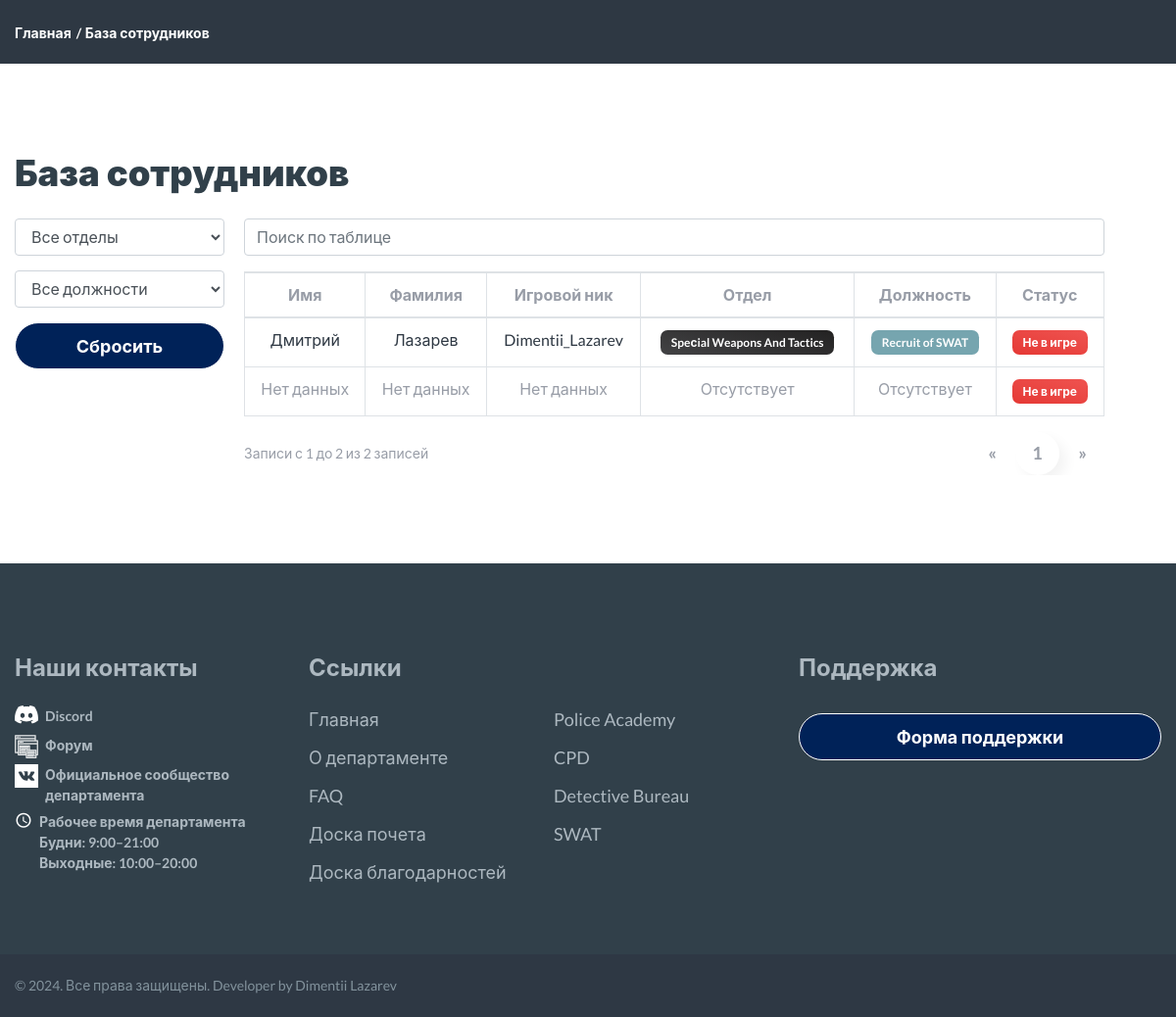
/profiles/profiles_list/, run on the app's committed database.
### profiles/models.py (models this page shows, shortened)
class Profile(models.Model):
    id = models.AutoField(primary_key=True)
    user = models.OneToOneField(User, verbose_name="Пользователь", on_delete=models.CASCADE)
    name = models.CharField(max_length=25, verbose_name="Имя", blank=True)
    surnames = models.CharField(max_length=25, verbose_name="Фамилия", blank=True)
    email = models.EmailField(max_length=40, verbose_name="Электронная почта", blank=True)
    photo = models.ImageField(upload_to='users/%Y/%m/%d', blank=True, verbose_name="Фото",
                              default='../static/images/incognito.png')
    slug = models.SlugField("URL", max_length=50, blank=True)
    last_activity = models.DateTimeField(verbose_name="Последняя активность", default=timezone.now)
    bio = models.TextField(verbose_name="Биография", blank=True)
    department = models.ForeignKey(Department, verbose_name="Отдел", on_delete=models.CASCADE, blank=True, null=True)
    role = models.ForeignKey(Role, verbose_name="Должность", on_delete=models.CASCADE, blank=True, null=True)
    nick_name = models.CharField(max_length=50, verbose_name="Игровой ник", blank=True)
    profile_confirmed = models.BooleanField(default=False, verbose_name="Подтверждение профиля")
    role_confirmed = models.BooleanField(default=False, verbose_name="Подтверждение должности")
    likes = models.PositiveIntegerField(default=0, verbose_name="Лайки")
    dislikes = models.PositiveIntegerField(default=0, verbose_name="Дизлайки")
    @property
    def is_online(self):
        now = timezone.now()
        return now - self.last_activity < timezone.timedelta(minutes=2)
    def get_absolute_url(self):
        return reverse('profile_detail', kwargs={'slug': self.slug})
    class Meta:
        verbose_name = 'Профиль'
        verbose_name_plural = 'Профили'

### departments/models.py (models this page shows, shortened)
class Department(models.Model):
    name = models.CharField(max_length=100, unique=True, verbose_name="Отдел")
    description = models.TextField(blank=True, verbose_name="Описание")
    class Meta:
        verbose_name = 'Отдел'
        verbose_name_plural = 'Отделы'

class Role(models.Model):
    department = models.ForeignKey(Department, on_delete=models.CASCADE, verbose_name="Отдел")
    name = models.CharField(max_length=100, unique=True, verbose_name="Должность")
    class Meta:
        constraints = [
            models.UniqueConstraint(fields=['department', 'name'], name='unique_role_per_department')
        ]
        verbose_name = 'Должность'
        verbose_name_plural = 'Должности'

### profiles/views.py (the view)
# urls.py: path('profiles_list/', profile_list, name='profile_list'),
def profile_list(request):
    profiles = Profile.objects.order_by('id').all()
    query = request.GET.get('q')
    if query:
        profiles = profiles.filter(
            Q(name__icontains=query) | Q(nick_name__icontains=query)
        )
    paginator = Paginator(profiles, 15)
    page = request.GET.get('page')
    try:
        profiles_page = paginator.page(page)
    except PageNotAnInteger:
        profiles_page = paginator.page(1)
    except EmptyPage:
        profiles_page = paginator.page(paginator.num_pages)
    total_profiles = profiles.count()
    start_record = (profiles_page.number - 1) * paginator.per_page + 1
    end_record = start_record + profiles_page.paginator.per_page - 1
    if end_record > total_profiles:
        end_record = total_profiles
    departments = Department.objects.all()
    roles = Role.objects.all()
    return render(request, 'profiles/profile_list.html', {
        'profiles': profiles_page,
        'departments': departments,
        'roles': roles,
        'total_profiles': total_profiles,
        'start_record': start_record,
        'end_record': end_record,
    })

### templates/profiles/profile_list.html (shortened to what this page needs)
{% load static %}
{% include 'base.html' %}
<!DOCTYPE html>
<html class="wide wow-animation" lang="en">
<link rel="stylesheet" href="https://cdnjs.cloudflare.com/ajax/libs/font-awesome/5.15.4/css/all.min.css">
<head>
</head>
<body>
<div class="page">
    <section class="breadcrumbs-custom bg-image novi-background bg-primary">
        <div class="container">
            <ul class="breadcrumbs-custom-path">
                <li><a href="{% url 'departments:home' %}">Главная</a></li>
                <li class="active">База сотрудников</li>
            </ul>
        </div>
    </section>
    <section class="section section-md">
        <div class="container">
            <h2>База сотрудников</h2>
            <br>
            <div class="clearfix">
                <div class="filter-sidebar">
                    <div class="form-group">
                        <select class="form-control" id="department-filter">
                            <option value="">Все отделы</option>
                        </select>
                    </div>
                    <div class="form-group">
                        <select class="form-control" id="role-filter">
                            <option value="">Все должности</option>
                        </select>
                    </div>
                    <div class="form-group">
                        <button id="reset-filters" class="button button-size-1 button-block button-primary">Сбросить
                        </button>
                    </div>
                </div>
                <div class="profile-table">
                    <div class="form-group">
                        <input type="text" class="form-control" id="search" placeholder="Поиск по таблице">
                    </div>
                    <hr/>
                    <div class="table-responsive">
                        <table class="table table-bordered table-hover" id="my-search-table">
                            <thead class="thead-fixed">
                            <tr>
                                <th class="text-center">Имя</th>
                                <th class="text-center">Фамилия</th>
                                <th class="text-center">Игровой ник</th>
                                <th class="text-center">Отдел</th>
                                <th class="text-center">Должность</th>
                                <th class="text-center">Статус</th>
                            </tr>
                            </thead>
                            <tbody id="profile-table">
                            {% for profile in profiles %}
                                <tr data-department="{{ profile.department.id }}" data-role="{{ profile.role.id }}">
                                    <td class="text-center">
                                        {% if profile.name %}
                                            <a href="{{ profile.get_absolute_url }}">{{ profile.name }}</a>
                                        {% else %}
                                            Нет данных
                                        {% endif %}
                                    </td>
                                    <td class="text-center">
                                        {% if profile.surnames %}
                                            <a href="{{ profile.get_absolute_url }}">{{ profile.surnames }}</a>
                                        {% else %}
                                            Нет данных
                                        {% endif %}
                                    </td>
                                    <td class="text-center">
                                        {% if profile.nick_name %}
                                            <a href="{{ profile.get_absolute_url }}">{{ profile.nick_name }}</a>
                                        {% else %}
                                            Нет данных
                                        {% endif %}
                                    </td>
                                    <td class="text-center">
                                        {% if profile.department %}
                                            {% if profile.department.name == "Detective Bureau" %}
                                                <span class="badge bg-gradient-db">{{ profile.department.name }}</span>
                                            {% elif profile.department.name == "Police Academy" %}
                                                <span class="badge bg-gradient-pa">{{ profile.department.name }}</span>
                                            {% elif profile.department.name == "Speсial Weapons And Tactics" %}
                                                <span class="badge bg-gradient-swat">{{ profile.department.name }}</span>
                                            {% elif profile.department.name == "Central Patrol Division" %}
                                                <span class="badge bg-gradient-cpd">{{ profile.department.name }}</span>
                                            {% else %}
                                                <span class="badge bg-gradient-secondary">{{ profile.department.name }}</span>
                                            {% endif %}
                                        {% else %}
                                            Отсутствует
                                        {% endif %}
                                    </td>
                                    <td class="text-center">
                                        {% if profile.role %}
                                            {% if profile.role.name == "Curator of PA" or profile.role.name == "Curator of CPD" or profile.role.name == "Director of DB" or profile.role.name == "Curator of SWAT" %}
                                                <span class="badge bg-gradient-curator">{{ profile.role.name }}</span>
                                            {% elif profile.role.name == "Chief of PA" or profile.role.name == "Chief of CPD" or profile.role.name == "Head of DB" or profile.role.name == "Сommander of SWAT" %}
                                                <span class="badge bg-gradient-chief">{{ profile.role.name }}</span>
                                            {% elif profile.role.name == "Dep.Chief of PA" or profile.role.name == "Dep.Chief of CPD" or profile.role.name == "Dep.Head of DB" or profile.role.name == "Dep. Commander of SWAT" %}
                                                <span class="badge bg-gradient-depchief">{{ profile.role.name }}</span>
                                            {% elif profile.role.name == "Inspector of PA" or profile.role.name == "Supervisor of CPD" or profile.role.name == "Inspector of DB" or profile.role.name == "Instructor of SWAT" or profile.role.name == "Lector of PA" %}
                                                <span class="badge bg-gradient-insperctr">{{ profile.role.name }}</span>
                                            {% elif profile.role.name == "Instructor of PA" or profile.role.name == "Supervisor of CPD" or profile.role.name == "Inspector of DB" or profile.role.name == "Instructor of SWAT" %}
                                                <span class="badge bg-gradient-instructor">{{ profile.role.name }}</span>
                                            {% elif profile.role.name == "Officer of CMU" %}
                                                <span class="badge bg-gradient-cmu">{{ profile.role.name }}</span>
                                            {% elif profile.role.name == "Officer of CPU" or profile.role.name == "Agent III" or profile.role.name == "Agent II" or profile.role.name == "Agent I" or profile.role.name == "Fighter of SWAT" %}
                                                <span class="badge bg-gradient-cmu">{{ profile.role.name }}</span>
                                            {% elif profile.role.name == "Jr.Agent" %}
                                                <span class="badge bg-gradient-jragent">{{ profile.role.name }}</span>
                                            {% elif profile.role.name == "Recruit of SWAT" %}
                                                <span class="badge bg-gradient-recruit">{{ profile.role.name }}</span>
                                            {% endif %}
                                        {% else %}
                                            Отсутствует
                                        {% endif %}
                                    </td>
                                    <td class="text-center">
                                        {% if profile.is_online %}
                                            <span class="badge bg-gradient-success">В игре</span>
                                        {% else %}
                                            <span class="badge bg-gradient-danger">Не в игре</span>
                                        {% endif %}
                                    </td>
                                </tr>
                            {% endfor %}
                            </tbody>
                        </table>
                        <div class="record-pagination-container">
                            <div class="record-info">
                                Записи с {{ start_record }} до {{ end_record }} из {{ total_profiles }} записей
                            </div>
                            <ul class="pagination">
                                {% if profiles.has_previous %}
                                    <li class="page-item">
                                        <a class="page-link"
                                           href="?page={{ profiles.previous_page_number }}">&laquo;</a>
                                    </li>
                                {% else %}
                                    <li class="page-item disabled">
                                        <span class="page-link">&laquo;</span>
                                    </li>
                                {% endif %}
                                {% for num in profiles.paginator.page_range %}
                                    {% if profiles.number == num %}
                                        <li class="page-item active">
                                            <span class="page-link">{{ num }}</span>
                                        </li>
                                    {% elif num > profiles.number|add:'-3' and num < profiles.number|add:'3' %}
                                        <li class="page-item">
                                            <a class="page-link" href="?page={{ num }}">{{ num }}</a>
                                        </li>
                                    {% endif %}
                                {% endfor %}
                                {% if profiles.has_next %}
                                    <li class="page-item">
                                        <a class="page-link" href="?page={{ profiles.next_page_number }}">&raquo;</a>
                                    </li>
                                {% else %}
                                    <li class="page-item disabled">
                                        <span class="page-link">&raquo;</span>
                                    </li>
                                {% endif %}
                            </ul>
                        </div>
                    </div>
                </div>
            </div>
        </div>
    </section>
    {% include 'include/footer.html' %}
</div>
</body>
</html>

### data on the page
Profile: name "Дмитрий", surnames "Лазарев", nick_name "Dimentii_Lazarev", department.name "Speсial Weapons And Tactics", role.name "Recruit of SWAT", shows "Не в игре"
Profile: name "Нет данных", surnames "Нет данных", nick_name "Нет данных", shows "Отсутствует", shows "Не в игре"

### other printed values
{{ start_record }} "1"
{{ end_record }} "2"
{{ total_profiles }} "2"
{{ num }} "1"
